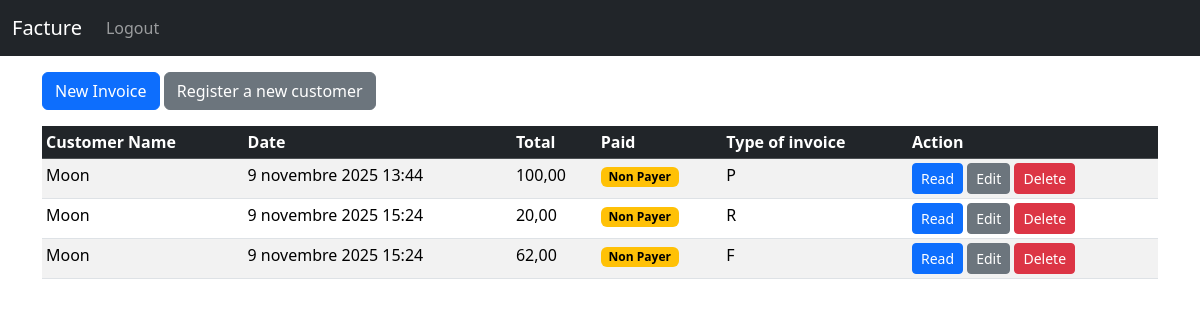
The page / on the database its author committed.
### App_facture/models.py (models this page shows, shortened)
class Invoice(models.Model):
    INVOICE_TYPE = (
        ('R', 'RECU'),
        ('P', 'PROFORMA FACTURE'),
        ('F', 'FACTURE'),
    )
    customer = models.ForeignKey(Customer, on_delete=models.PROTECT)
    save_by  = models.ForeignKey(User, on_delete=models.PROTECT)
    invoice_date_time = models.DateTimeField(auto_now_add=True)
    total    = models.DecimalField(max_digits=10000, decimal_places=2)
    last_update_date  = models.DateTimeField(null=True, blank=True)
    paid     = models.BooleanField(default=False)
    invoice_type = models.CharField(max_length=1, choices=INVOICE_TYPE)
    comments = models.TextField(null=True, blank=True, default='', max_length=1000)
    class Meta:
        verbose_name = "Invoice"
        verbose_name_plural = "Invoices"
    """
    Decorateur Property Permet d'acceder a une methode comme etant une proprieter
    """

class Customer(models.Model):
    SEX_TYPE = (
      ('M', 'Masculin'),
      ('F', 'Feminin'),
    )
    name   = models.CharField(max_length=100)
    email  = models.EmailField()
    phone  = models.CharField(max_length=100)
    adress = models.CharField(max_length=255)
    sex    = models.CharField(max_length=1, choices=SEX_TYPE)
    age    = models.CharField(max_length=12)
    city   = models.CharField(max_length=100)
    zip_code = models.CharField(max_length=16)
    created_data = models.DateTimeField(auto_now_add=True)
    save_by = models.ForeignKey(User, on_delete=models.PROTECT)
    class Meta:
        verbose_name = "Customer"
        verbose_name_plural = "Customers"

### App_facture/views.py (the view, shortened to what this page needs)
# urls.py: path('', views.HomeView.as_view(), name='home'),
class HomeView(View):
    template_name = 'home.html'
    invoices = Invoice.objects.select_related('customer', 'save_by').all()
    context = {
        'invoices' : invoices
    }
    def get(self, request, *args, **kwargs):
        return render(request, self.template_name, self.context)

### templates/home.html
{% extends 'base.html' %}
{% block content %}
    <div class="my-3">
        <a href="{% url 'facture:addInvoice' %}" class="btn btn-primary">New Invoice</a>
        <a href="{% url 'facture:addCustomer' %}" class="btn btn-secondary">Register a new customer</a>
    </div>
   {% if invoices %}
    <table class="table table-striped table-hover table-sm">
    <thead class="table-dark">
        <tr>
        <th scope="col">Customer Name</th>
        <th scope="col">Date</th>
        <th scope="col">Total</th>
        <th scope="col">Paid</th>
        <th scope="col">Type of invoice</th>
        <th scope="col">Action</th>
        </tr>
    </thead>
    <tbody>
        {% for invoice in invoices %}
            <tr>
                <td>{{ invoice.customer.name }}</td>
                <td>{{ invoice.invoice_date_time }}</td>
                <td>{{ invoice.total }}</td>
                <td>
                    {% if invoice.paid %}
                        <span class="badge text-bg-success">Payer</span>
                    {% else %}
                        <span class="badge text-bg-warning">Non Payer</span>
                    {% endif %}
                </td>
                <td>{{ invoice.invoice_type }}</td>
                <td>
                    <a href="" class="btn btn-primary btn-sm">Read</a>
                    <a href="" class="btn btn-secondary btn-sm">Edit</a>
                    <a href="" class="btn btn-danger btn-sm">Delete</a>
                </td>
            </tr>
        {% endfor %}
            </tbody>
        </table>
   {% endif %}
{% endblock content %}

### rows shown on the page
Invoice: customer.name "Moon", invoice_date_time "9 novembre 2025 13:44", total "100,00", paid "Non Payer", invoice_type "P"
Invoice: customer.name "Moon", invoice_date_time "9 novembre 2025 15:24", total "20,00", paid "Non Payer", invoice_type "R"
Invoice: customer.name "Moon", invoice_date_time "9 novembre 2025 15:24", total "62,00", paid "Non Payer", invoice_type "F"
